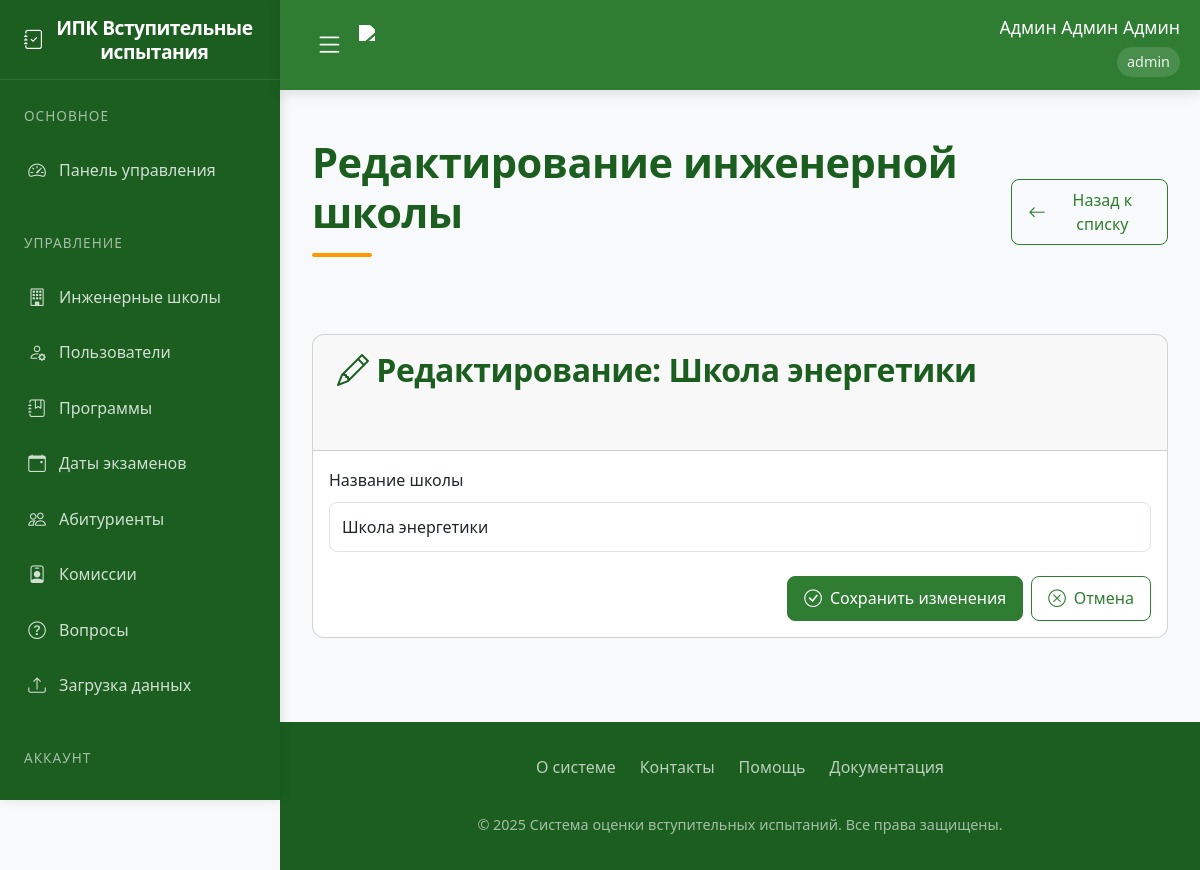
Before: /edit_engineering_school/1 (signed in) with the older database file.
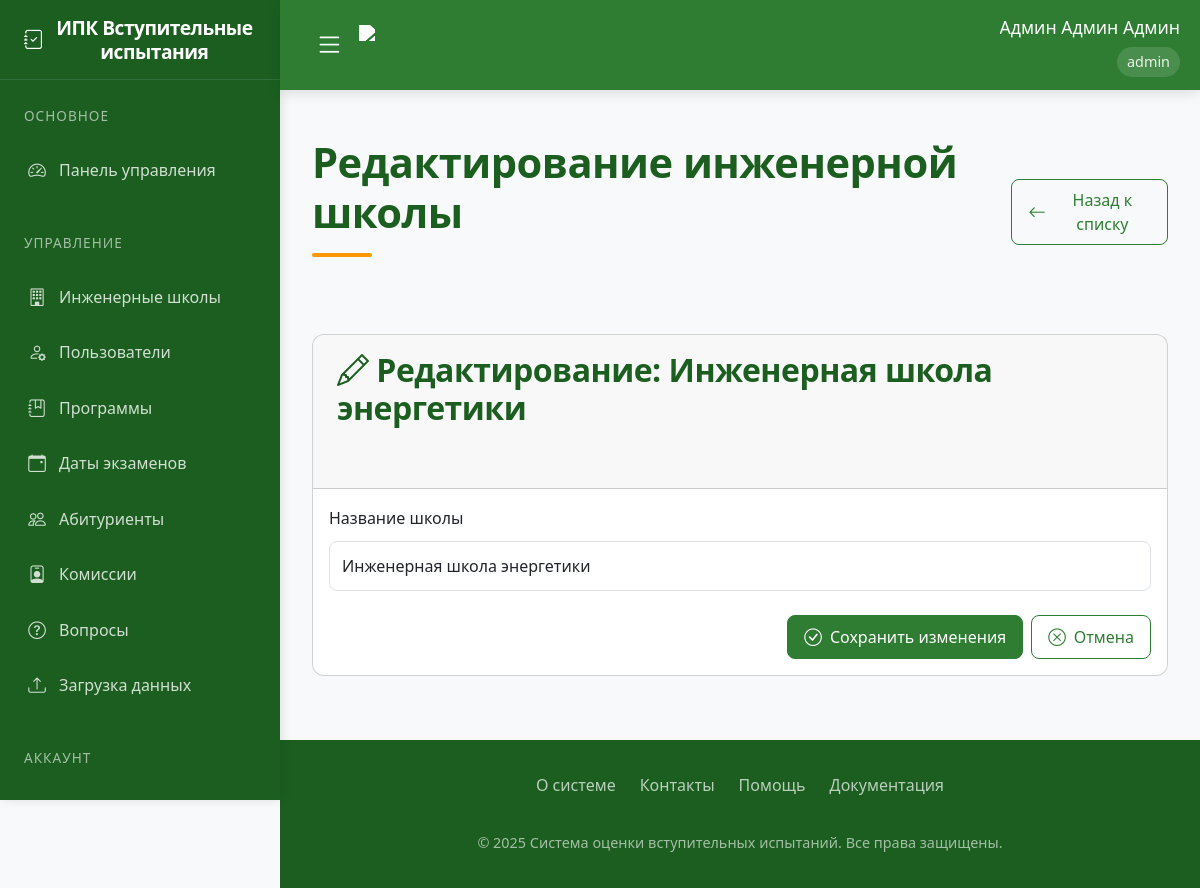
After: the same page with the newer database file.
### app/models.py (models this page shows)
class EngineeringSchool(db.Model):
    id = db.Column(db.Integer, primary_key=True)
    name = db.Column(db.String(100), nullable=False, unique=True)
    programs = db.relationship('Program', backref='school', lazy=True)

### app/routes.py (the view)
@routes.route('/edit_engineering_school/<int:school_id>', methods=['GET', 'POST'])
@login_required
def edit_engineering_school(school_id):
    if current_user.role != 'admin':
        abort(403)
    school = EngineeringSchool.query.get_or_404(school_id)
    form = EngineeringSchoolForm(obj=school)
    if form.validate_on_submit():
        form.populate_obj(school)
        db.session.commit()
        flash('Инженерная школа успешно обновлена', 'success')
        return redirect(url_for('routes.engineering_schools'))
    return render_template('edit_engineering_school.html', form=form, school=school)

### app/forms.py
class EngineeringSchoolForm(FlaskForm):
    name = StringField('Название школы', validators=[DataRequired(), Length(min=2, max=100)])
    submit = SubmitField('Добавить')

### app/templates/edit_engineering_school.html (shortened to what this page needs)
{% extends "base.html" %}
{% block content %}
<div class="spacer-lg">
    <div class="d-flex justify-content-between align-items-center mb-5">
        <h1>Редактирование инженерной школы</h1>
        <a href="{{ url_for('routes.engineering_schools') }}" class="btn btn-outline-elegant">
            <i class="bi bi-arrow-left"></i> Назад к списку
        </a>
    </div>
    <div class="card">
        <div class="card-header">
            <h2><i class="bi bi-pencil"></i> Редактирование: {{ school.name }}</h2>
        </div>
        <div class="card-body">
            <form method="POST" action="{{ url_for('routes.edit_engineering_school', school_id=school.id) }}">
                <div class="mb-3">
                    <label for="name" class="form-label">Название школы</label>
                    {{ form.name(class="form-control") }}
                </div>
                <div class="d-flex justify-content-end mt-4">
                    <button type="submit" class="btn btn-primary-elegant me-2">
                        <i class="bi bi-check-circle"></i> Сохранить изменения
                    </button>
                    <a href="{{ url_for('routes.engineering_schools') }}" class="btn btn-outline-elegant">
                        <i class="bi bi-x-circle"></i> Отмена
                    </a>
                </div>
            </form>
        </div>
    </div>
</div>
{% endblock %}

Changed rows visible on the page:
changed EngineeringSchool: name "Школа энергетики" → "Инженерная школа энергетики"
